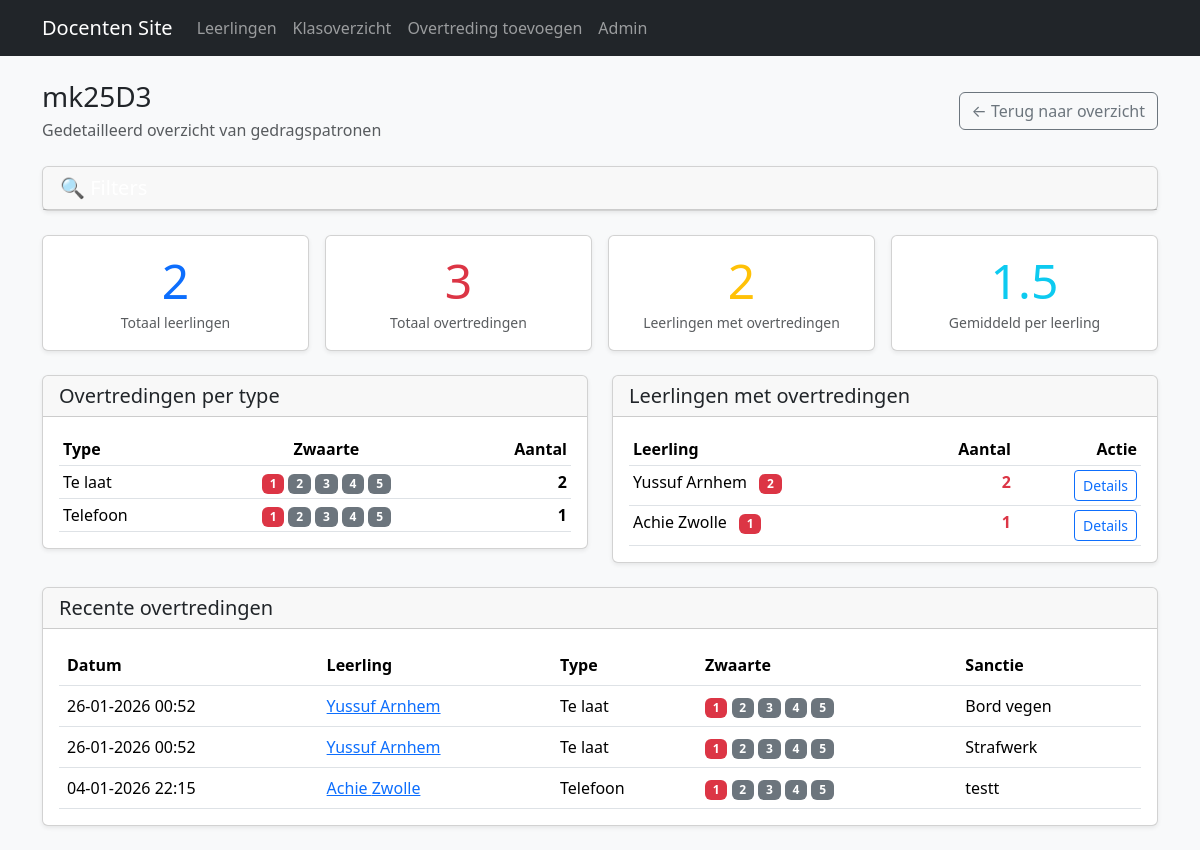
The page /klas/3/ on the database as committed earlier.
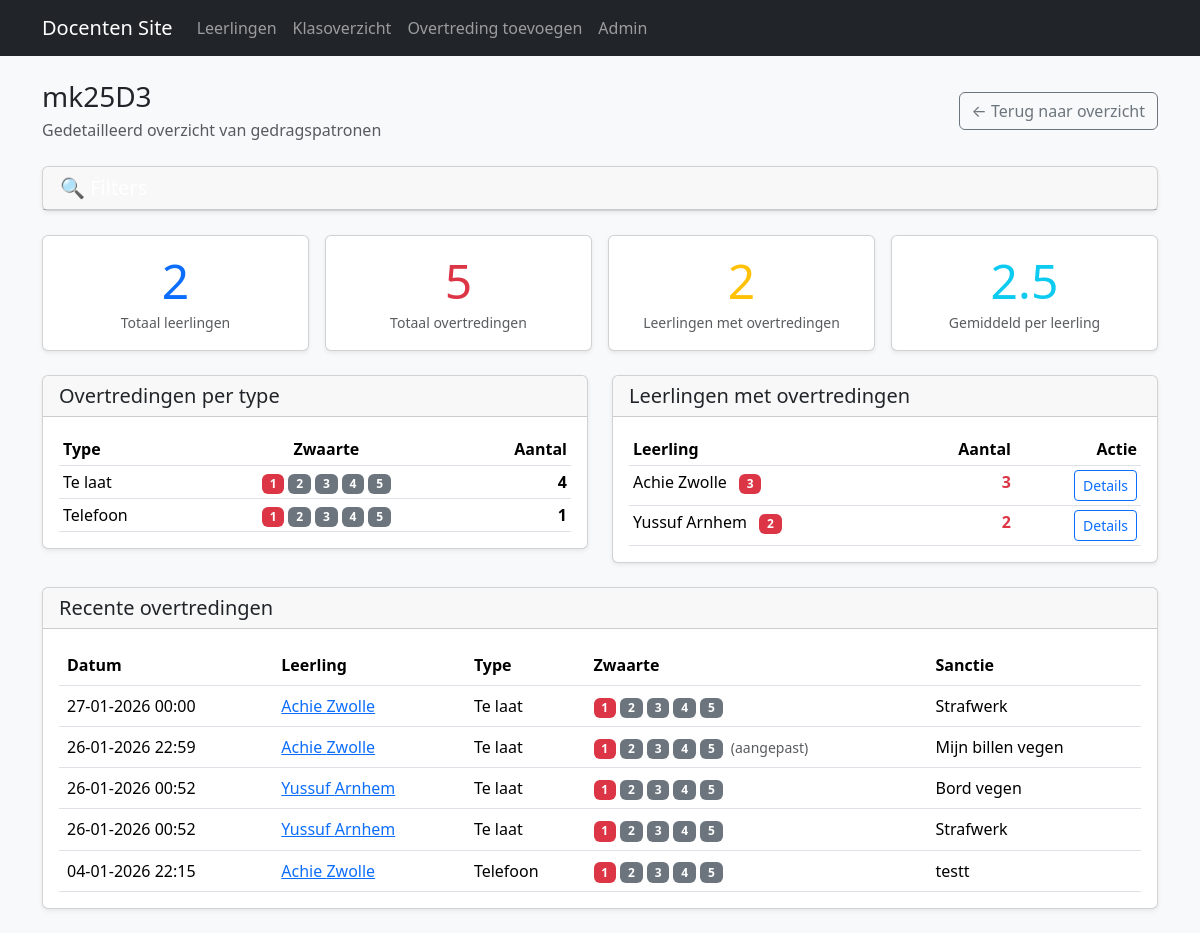
The same page on the database as committed later.
### core/models.py (models this page shows, shortened)
class ViolationType(models.Model):
    name = models.CharField(max_length=120, unique=True)   # "Te laat", "Telefoon"
    severity = models.PositiveSmallIntegerField(default=1) # 1-5
    allow_free_text_amount = models.BooleanField(
        default=False,
        help_text="Bijv. te laat komen: docent kan minuten invullen."
    )
    def __str__(self):
        return f"{self.name} (zwaarte {self.severity})"

class Student(models.Model):
    first_name = models.CharField(max_length=80)
    last_name = models.CharField(max_length=80)
    school_class = models.ForeignKey(SchoolClass, on_delete=models.PROTECT, related_name="students")
    class Meta:
        ordering = ["first_name", "last_name"]  # Osiris volgorde

class Violation(models.Model):
    student = models.ForeignKey(Student, on_delete=models.CASCADE, related_name="violations")
    violation_type = models.ForeignKey(ViolationType, on_delete=models.PROTECT, related_name="violations")
    created_at = models.DateTimeField(auto_now_add=True)
    amount_text = models.CharField(max_length=50, blank=True)
    severity = models.PositiveSmallIntegerField(
        null=True,
        blank=True,
        help_text="Zwaarte van deze overtreding (1-5). Laat leeg om de standaard zwaarte van het type te gebruiken."
    )
    proposed_sanction = models.ForeignKey(
        Sanction, null=True, blank=True,
        on_delete=models.SET_NULL,
        related_name="proposed_for"
    )
    final_sanction_text = models.CharField(max_length=200, blank=True)
    def get_severity(self):
        return self.severity if self.severity is not None else self.violation_type.severity

### core/views.py (the view)
# urls.py: path("klas/<int:class_id>/", views.class_detail, name="class_detail"),
def class_detail(request, class_id: int):
    school_class = get_object_or_404(SchoolClass, id=class_id)
    filter_form = ViolationFilterForm(request.GET)
    violations = Violation.objects.filter(
        student__school_class=school_class
    ).select_related('student', 'violation_type', 'proposed_sanction')
    violation_filter = Q()
    has_active_filters = False
    if filter_form.is_valid():
        date_from = filter_form.cleaned_data.get('date_from')
        date_to = filter_form.cleaned_data.get('date_to')
        violation_type = filter_form.cleaned_data.get('violation_type')
        severity = filter_form.cleaned_data.get('severity')
        if date_from:
            violation_filter &= Q(created_at__date__gte=date_from)
            has_active_filters = True
        if date_to:
            violation_filter &= Q(created_at__date__lte=date_to)
            has_active_filters = True
        if violation_type:
            violation_filter &= Q(violation_type=violation_type)
            has_active_filters = True
        if severity:
            violation_filter &= Q(violation_type__severity=int(severity))
            has_active_filters = True
    if violation_filter:
        violations = violations.filter(violation_filter)
    violations = violations.order_by('-created_at')
    if violation_filter:
        filtered_violation_ids = list(violations.values_list('id', flat=True))
        if filtered_violation_ids:
            students = Student.objects.filter(school_class=school_class).annotate(
                violation_count=Count('violations', filter=Q(id__in=filtered_violation_ids))
            ).order_by('-violation_count', 'first_name', 'last_name')
        else:
            students = Student.objects.filter(school_class=school_class).annotate(
                violation_count=Count('violations', filter=Q(id__in=[]))
            ).order_by('first_name', 'last_name')
    else:
        students = Student.objects.filter(school_class=school_class).annotate(
            violation_count=Count('violations')
        ).order_by('-violation_count', 'first_name', 'last_name')
    violations_by_type = violations.values(
        'violation_type__name',
        'violation_type__severity'
    ).annotate(
        count=Count('id')
    ).order_by('-count')
    from datetime import datetime, timedelta
    thirty_days_ago = datetime.now() - timedelta(days=30)
    violations_by_date = violations.filter(
        created_at__gte=thirty_days_ago
    ).extra(
        select={'day': 'date(created_at)'}
    ).values('day').annotate(
        count=Count('id')
    ).order_by('day')
    total_violations = violations.count()
    students_with_violations = students.filter(violation_count__gt=0).count()
    avg_violations = total_violations / students.count() if students.count() > 0 else 0
    most_common_type = violations_by_type.first() if violations_by_type else None
    context = {
        'school_class': school_class,
        'students': students,
        'violations': violations[:50],  # Laatste 50 overtredingen
        'violations_by_type': violations_by_type,
        'violations_by_date': list(violations_by_date),
        'total_violations': total_violations,
        'students_with_violations': students_with_violations,
        'total_students': students.count(),
        'avg_violations': round(avg_violations, 2),
        'most_common_type': most_common_type,
        'filter_form': filter_form,
        'has_active_filters': has_active_filters,
    }
    return render(request, "core/class_detail.html", context)

### core/templates/core/class_detail.html (shortened to what the changed rows need)
{% extends "core/base.html" %}
{% block content %}
<div class="d-flex justify-content-between align-items-center mb-4">
  <div>
    <h1 class="h3 mb-1">{{ school_class.name }}</h1>
  </div>
</div>
<div class="row g-3 mb-4">
  <div class="col-12 col-md-3">
    <div class="card shadow-sm">
      <div class="card-body text-center">
        <div class="display-5 {% if total_violations > 0 %}text-danger{% else %}text-success{% endif %}">
          {{ total_violations }}
        </div>
        <small class="text-muted">Totaal overtredingen</small>
      </div>
    </div>
  </div>
  <div class="col-12 col-md-3">
    <div class="card shadow-sm">
      <div class="card-body text-center">
        <div class="display-5 text-info">{{ avg_violations }}</div>
        <small class="text-muted">Gemiddeld per leerling</small>
      </div>
    </div>
  </div>
</div>
<div class="row g-4">
  <div class="col-12 col-lg-6">
    <div class="card shadow-sm">
      <div class="card-body">
        {% if violations_by_type %}
          <div class="table-responsive">
            <table class="table table-sm mb-0">
              <thead>
                <tr>
                  <th>Type</th>
                  <th class="text-center">Zwaarte</th>
                  <th class="text-end">Aantal</th>
                </tr>
              </thead>
              <tbody>
                {% for vtype in violations_by_type %}
                  <tr>
                    <td>{{ vtype.violation_type__name }}</td>
                    <td class="text-center">
                      {% for i in "12345" %}
                        <span class="badge {% if forloop.counter <= vtype.violation_type__severity %}bg-danger{% else %}bg-secondary{% endif %}">
                          {{ forloop.counter }}
                        </span>
                      {% endfor %}
                    </td>
                    <td class="text-end">
                      <strong>{{ vtype.count }}</strong>
                    </td>
                  </tr>
                {% endfor %}
              </tbody>
            </table>
          </div>
        {% else %}
          <p class="text-muted mb-0">Geen overtredingen geregistreerd.</p>
        {% endif %}
      </div>
    </div>
  </div>
  <div class="col-12 col-lg-6">
    <div class="card shadow-sm">
      <div class="card-body">
        {% if students %}
          <div class="table-responsive">
            <table class="table table-sm mb-0">
              <thead>
                <tr>
                  <th>Leerling</th>
                  <th class="text-end">Aantal</th>
                  <th class="text-end">Actie</th>
                </tr>
              </thead>
              <tbody>
                {% for student in students %}
                  <tr>
                    <td>
                      {{ student.first_name }} {{ student.last_name }}
                      {% if student.violation_count > 0 %}
                        <span class="badge bg-danger ms-2">{{ student.violation_count }}</span>
                      {% endif %}
                    </td>
                    <td class="text-end">
                      {% if student.violation_count > 0 %}
                        <strong class="text-danger">{{ student.violation_count }}</strong>
                      {% else %}
                        <span class="text-muted">0</span>
                      {% endif %}
                    </td>
                    <td class="text-end">
                      <a href="{% url 'student_detail' student.id %}" class="btn btn-sm btn-outline-primary">
                        Details
                      </a>
                    </td>
                  </tr>
                {% endfor %}
              </tbody>
            </table>
          </div>
        {% else %}
          <p class="text-muted mb-0">Geen leerlingen in deze klas.</p>
        {% endif %}
      </div>
    </div>
  </div>
</div>
{% if violations %}
  <div class="card shadow-sm mt-4">
    <div class="card-body">
      <div class="table-responsive">
        <table class="table table-hover mb-0">
          <thead>
            <tr>
              <th>Datum</th>
              <th>Leerling</th>
              <th>Type</th>
              <th>Zwaarte</th>
              <th>Sanctie</th>
            </tr>
          </thead>
          <tbody>
            {% for violation in violations %}
              <tr>
                <td>{{ violation.created_at|date:"d-m-Y H:i" }}</td>
                <td>
                  <a href="{% url 'student_detail' violation.student.id %}">
                    {{ violation.student.first_name }} {{ violation.student.last_name }}
                  </a>
                </td>
                <td>{{ violation.violation_type.name }}</td>
                <td>
                  {% with severity=violation.get_severity %}
                    {% for i in "12345" %}
                      <span class="badge {% if forloop.counter <= severity %}bg-danger{% else %}bg-secondary{% endif %}">
                        {{ forloop.counter }}
                      </span>
                    {% endfor %}
                    {% if violation.severity %}
                      <small class="text-muted ms-1">(aangepast)</small>
                    {% endif %}
                  {% endwith %}
                </td>
                <td>
                  {% if violation.final_sanction_text %}
                    {{ violation.final_sanction_text }}
                  {% else %}
                    <span class="text-muted">-</span>
                  {% endif %}
                </td>
              </tr>
            {% endfor %}
          </tbody>
        </table>
      </div>
    </div>
  </div>
{% endif %}
{% endblock %}

Rows that differ between the two databases and show on the page:
computed for ViolationType "Te laat": count "2" → "4"
shown differently, row unchanged: Student "Achie": violation_count "1" → "3"; moves up the list
added Violation: created_at "27-01-2026 00:00", student.first_name "Achie", student.last_name "Zwolle", violation_type.name "Te laat", final_sanction_text "Strafwerk"
added Violation: created_at "26-01-2026 22:59", student.first_name "Achie", student.last_name "Zwolle", violation_type.name "Te laat", severity "(aangepast)", final_sanction_text "Mijn billen vegen"
Other text that changed with them:
{{ total_violations }}: "3" → "5"
{{ avg_violations }}: "1.5" → "2.5"
